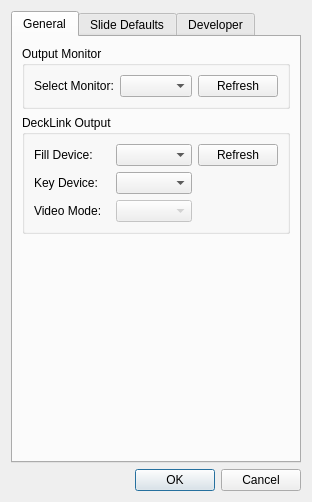
<?xml version="1.0" encoding="UTF-8"?>
<ui version="4.0">
 <class>SettingsUI</class>
 <widget class="QWidget" name="settingsWidget">
  <layout class="QVBoxLayout" name="verticalLayout">
   <item>
    <widget class="QTabWidget" name="tabWidget">
     <property name="currentIndex">
       <number>0</number>
      </property>
      <widget class="QWidget" name="generalTab">
       <attribute name="title">
        <string>General</string>
       </attribute>
       <!-- You can add layouts and widgets to this tab here -->
       <layout class="QVBoxLayout" name="verticalLayout_2">
        <item>
         <widget class="QGroupBox" name="outputMonitorGroupBox">
          <property name="title">
           <string>Output Monitor</string>
          </property>
          <layout class="QHBoxLayout" name="horizontalLayout">
           <item>
            <widget class="QLabel" name="label_output_monitor">
             <property name="text">
              <string>Select Monitor:</string>
             </property>
            </widget>
           </item>
           <item>
            <widget class="QComboBox" name="monitorSelectionComboBox"/>
           </item>
           <item>
            <widget class="QPushButton" name="refreshMonitorsButton">
             <property name="text">
              <string>Refresh</string>
             </property>
            </widget>
           </item>
          </layout>
         </widget>
        </item>
        <item> <!-- DeckLink Output GroupBox -->
         <widget class="QGroupBox" name="decklinkOutputGroupBox">
          <property name="title">
           <string>DeckLink Output</string>
          </property>
          <layout class="QGridLayout" name="gridLayout_decklink">
            <!-- Row 0: Fill Device -->
           <item row="0" column="0"> <!-- Label for Fill Device -->
            <widget class="QLabel" name="label_decklink_fill_device">
             <property name="text">
              <string>Fill Device:</string>
             </property>
            </widget>
           </item>
           <item row="0" column="1"> <!-- ComboBox for Fill Device -->
            <widget class="QComboBox" name="decklinkFillDeviceComboBox"/>
           </item>
           <item row="0" column="2"> <!-- Refresh Button (spans 2 rows for alignment or keep separate) -->
            <widget class="QPushButton" name="refreshDecklinkDevicesButton">
             <property name="text">
              <string>Refresh</string>
             </property>
             <property name="toolTip">
              <string>Refresh the list of available DeckLink devices.</string>
             </property>
            </widget>
           </item>
            <!-- Row 1: Key Device -->
           <item row="1" column="0"> <!-- Label for Key Device -->
            <widget class="QLabel" name="label_decklink_key_device">
             <property name="text">
              <string>Key Device:</string>
             </property>
            </widget>
           </item>
           <item row="1" column="1"> <!-- ComboBox for Key Device -->
            <widget class="QComboBox" name="decklinkKeyDeviceComboBox"/>
           </item>
            <!-- Row 2: Video Mode (was row 1) -->
           <item row="2" column="0">
            <widget class="QLabel" name="label_decklink_video_mode">
             <property name="text">
              <string>Video Mode:</string>
             </property>
            </widget>
           </item>
           <item row="2" column="1">
            <widget class="QComboBox" name="decklinkVideoModeComboBox">
             <property name="enabled">
              <bool>false</bool> <!-- Initially disabled until a device is selected and modes are loaded -->
             </property>
            </widget>
           </item>
          </layout>
         </widget>
        </item>        <item>
         <spacer name="verticalSpacer_general">
          <property name="orientation">
           <enum>Qt::Vertical</enum>
          </property>
          <property name="sizeHint" stdset="0">
           <size>
            <width>20</width>
            <height>40</height>
           </size>
          </property>
         </spacer>
        </item>
       </layout>
      </widget>
      <widget class="QWidget" name="slideDefaultsTab">
       <attribute name="title">
        <string>Slide Defaults</string>
       </attribute>
       <layout class="QVBoxLayout" name="slideDefaultsLayout">
        <item>
         <widget class="QGroupBox" name="newSlideDefaultGroupBox">
          <property name="title">
           <string>New Slide Default Template</string>
          </property>
          <layout class="QHBoxLayout" name="newSlideDefaultHLayout">
           <item>
            <widget class="QLabel" name="label_defaultTemplate">
             <property name="text">
              <string>Default Template:</string>
             </property>
            </widget>
           </item>
           <item>
            <widget class="QComboBox" name="defaultTemplateComboBox"/>
           </item>
           <item>
            <spacer name="horizontalSpacer_slideDefaults">
             <property name="orientation">
              <enum>Qt::Horizontal</enum>
             </property>
             <property name="sizeHint" stdset="0">
              <size>
               <width>40</width>
               <height>20</height>
              </size>
             </property>
            </spacer>
           </item>
          </layout>
         </widget>
        </item>
        <item>
         <spacer name="verticalSpacer_slideDefaults">
          <property name="orientation">
           <enum>Qt::Vertical</enum>
          </property>
          <property name="sizeHint" stdset="0">
           <size>
            <width>20</width>
            <height>40</height>
           </size>
          </property>
         </spacer>
        </item>
       </layout>
      </widget>
      <widget class="QWidget" name="developerTab">
       <attribute name="title">
        <string>Developer</string>
       </attribute>
       <!-- You can add layouts and widgets to this tab here -->
       <layout class="QVBoxLayout" name="developerTabLayout">
       <item>
         <widget class="QGroupBox" name="ProdToggleGroupBox">
          <property name="title">
           <string>Prod Toggle</string>
          </property>
          <layout class="QHBoxLayout" name="horizontalLayout">
           <item>
            <widget class="QLabel" name="label_prod_toggle">
             <property name="text">
              <string>Version:</string>
             </property>
            </widget>
           </item>
           <item>
            <widget class="QComboBox" name="ProdToggleComboBox"/>
           </item>
          </layout>
         </widget>
        </item>
        <item>
         <spacer name="verticalSpacer_general">
          <property name="orientation">
           <enum>Qt::Vertical</enum>
          </property>
          <property name="sizeType">
           <enum>QSizePolicy::Fixed</enum> <!-- Make this spacer explicitly Fixed -->
          </property>
          <property name="sizeHint" stdset="0">
           <size>
            <width>20</width>
            <height>0</height>
           </size>
          </property>
         </spacer>
        </item>
        <item>
         <widget class="QGroupBox" name="benchmarkingGroupBox">
          <property name="title">
           <string>Benchmarking</string>
          </property>
          <property name="checkable">
           <bool>true</bool>
          </property>
          <property name="checked">
           <bool>false</bool> <!-- Collapsed by default -->
          </property>
          <layout class="QVBoxLayout" name="benchmarkingLayout">
           <item>
            <widget class="QLabel" name="label_app_init_time">
             <property name="text">
              <string>App Init Time: N/A</string>
             </property>
            </widget>
           </item>
           <item>
            <widget class="QLabel" name="label_mw_init_time">
             <property name="text">
              <string>MainWindow Init Time: N/A</string>
             </property>
            </widget>
           </item>
           <item>
            <widget class="QLabel" name="label_mw_show_time">
             <property name="text">
              <string>MainWindow Show Time: N/A</string>
             </property>
            </widget>
           </item>
           <item>
            <spacer name="verticalSpacer">
             <property name="orientation">
              <enum>Qt::Vertical</enum>
             </property>
             <property name="sizeHint" stdset="0">
              <size>
               <width>20</width>
               <height>40</height>
              </size>
             </property>
            </spacer>
           </item>
           <item>
            <widget class="QLabel" name="label_last_presentation_path">
             <property name="text">
              <string>Last Presentation: None</string>
             </property>
            </widget>
           </item>
           <item>
            <widget class="QLabel" name="label_pm_load_time">
             <property name="text">
              <string>PM Load Time: N/A</string>
             </property>
             <property name="toolTip">
              <string>Time taken by the Presentation Manager to load the presentation file from disk and parse its content.</string>
             </property>
            </widget>
           </item>
           <item>
            <widget class="QLabel" name="label_ui_update_time">
             <property name="text">
              <string>UI Update Time: N/A</string>
              </property>
             <property name="toolTip">
              <string>Time taken to update the main window's UI after a presentation is loaded, including rendering all slide previews.</string>
             </property>
            </widget>
           </item>
           <item>
            <widget class="QLabel" name="label_render_total">
             <property name="text">
              <string>Render (Total): N/A</string>
             </property>
            </widget>
           </item>
           <item>
            <widget class="QLabel" name="label_render_images">
             <property name="text">
              <string>Render (Images): N/A</string>
             </property>
            </widget>
           </item>
           <item>
            <widget class="QLabel" name="label_render_fonts">
             <property name="text">
              <string>Render (Fonts): N/A</string>
             </property>
            </widget>
           </item>
           <item>
            <widget class="QLabel" name="label_render_layout">
             <property name="text">
              <string>Render (Layout): N/A</string>
             </property>
            </widget>
           </item>
           <item>
            <widget class="QLabel" name="label_render_draw">
             <property name="text">
              <string>Render (Draw): N/A</string>
             </property>
            </widget>
           </item>
           <item>
            <spacer name="verticalSpacer_2">
             <property name="orientation">
              <enum>Qt::Vertical</enum>
             </property>
             <property name="sizeHint" stdset="0">
              <size>
               <width>20</width>
               <height>40</height>
              </size>
             </property>
            </spacer>
           </item>
          </layout>
         </widget>
        </item>
        <item>
         <spacer name="verticalSpacer_3">
          <property name="orientation">
           <enum>Qt::Vertical</enum>
          </property>
          <property name="sizeType">
           <enum>QSizePolicy::Expanding</enum>
          </property>
          <property name="sizeHint" stdset="0">
           <size>
            <width>20</width>
            <height>0</height> <!-- Ensure this expanding spacer desires 0 initial height -->
           </size>
          </property>
         </spacer>
        </item>
       </layout>
      </widget>
    </widget>
   </item>
   <item>
    <widget class="QDialogButtonBox" name="buttonBox">
     <property name="orientation">
      <enum>Qt::Horizontal</enum>
     </property>
     <property name="standardButtons">
      <set>QDialogButtonBox::Cancel|QDialogButtonBox::Ok</set>
     </property>
    </widget>
   </item>
  </layout>
 </widget>
 <resources/>
 <connections/>
</ui>
